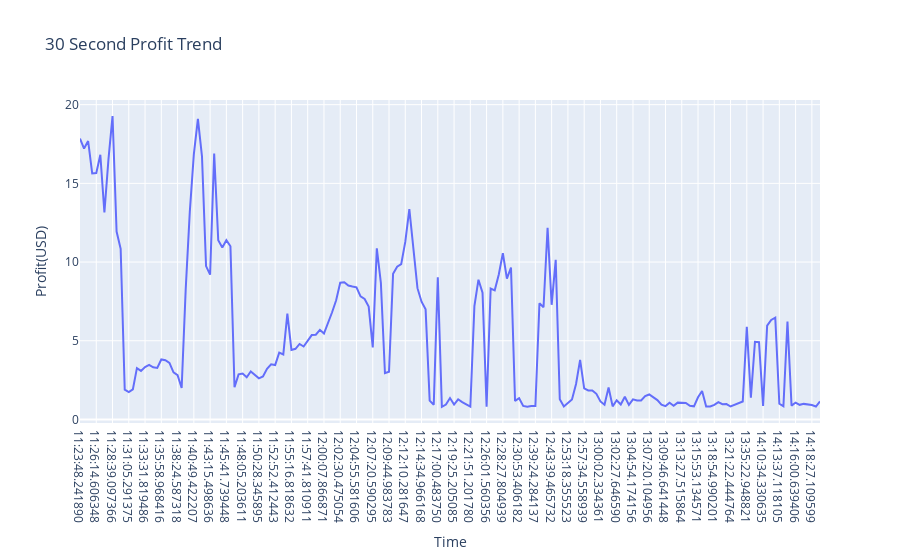

Here is the notebook cell this chart was saved with:
### Markdown cell above
##### 30 Sec Profit Trend
- Examine the 30 second trend of profits to identify patterns and understand the overall performance of the arbitrage over time.

### Code cell
thirty_sec_profit = luffy_df.groupby('current_datetime')['profit'].sum().reset_index()
thirty_sec_profit_plot = px.line(
    thirty_sec_profit, 
    x='current_datetime',
    y='profit', 
    title='30 Second Profit Trend',
    labels={'current_datetime':'Time', 'profit':'Profit(USD)'})

thirty_sec_profit_plot.show()

### Figure 1 — Plotly figure (JSON) as saved in the notebook; plotly's stock layout.template omitted (floating-point values rounded to 4 significant figures; data arrays with more than 128 entries replaced by an {"elided": "..."} marker saying what was removed)
{"data": [{"hovertemplate": "Time=%{x}<br>Profit(USD)=%{y}<extra></extra>", "legendgroup": "", "line": {"color": "#636efa", "dash": "solid"}, "marker": {"symbol": "circle"}, "mode": "lines", "name": "", "orientation": "v", "showlegend": false, "type": "scatter", "x": {"elided": "183 str values"}, "xaxis": "x", "y": {"elided": "183 float values"}, "yaxis": "y"}], "layout": {"legend": {"tracegroupgap": 0}, "title": {"text": "30 Second Profit Trend"}, "xaxis": {"anchor": "y", "domain": [0, 1], "title": {"text": "Time"}}, "yaxis": {"anchor": "x", "domain": [0, 1], "title": {"text": "Profit(USD)"}}}}
